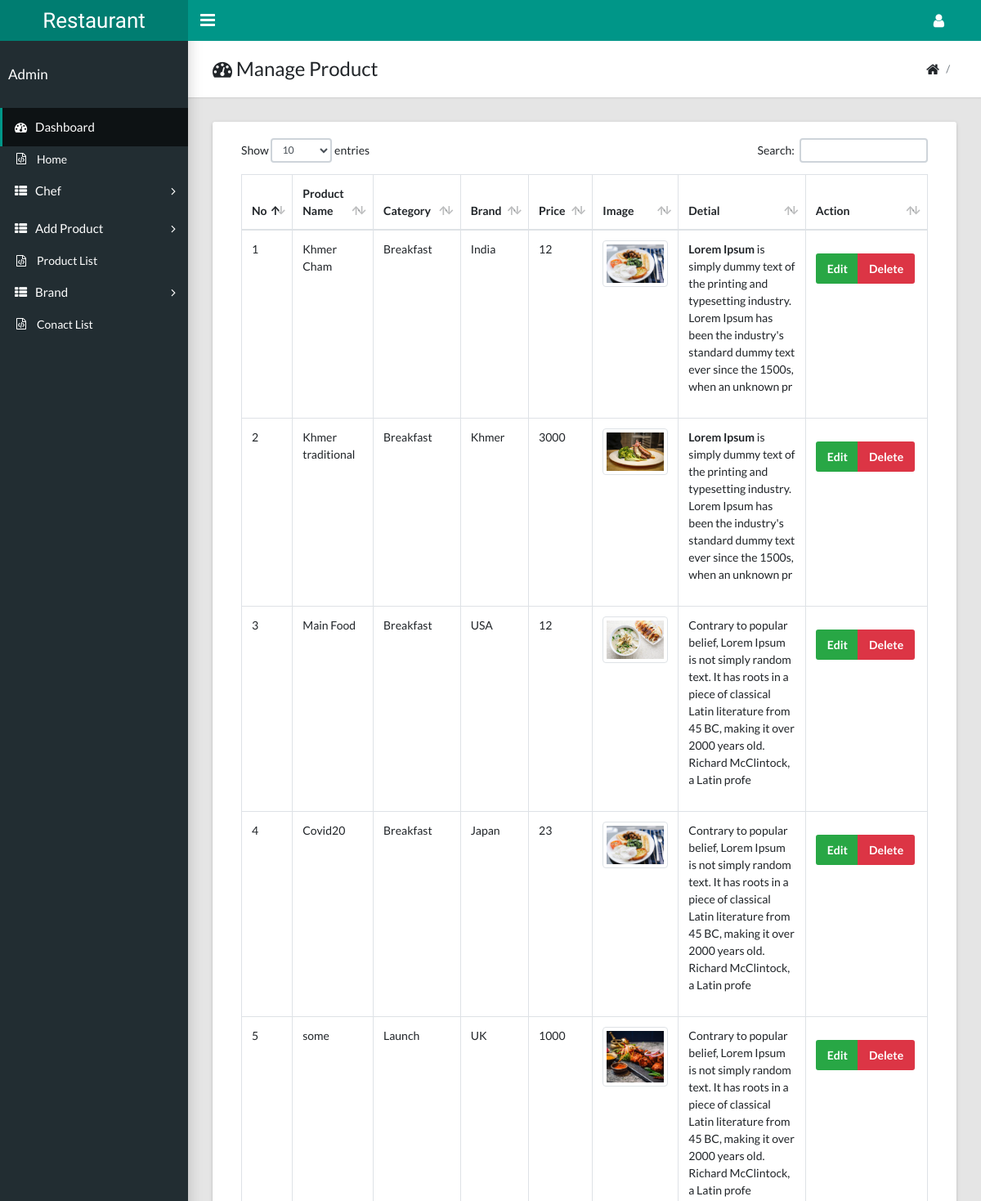
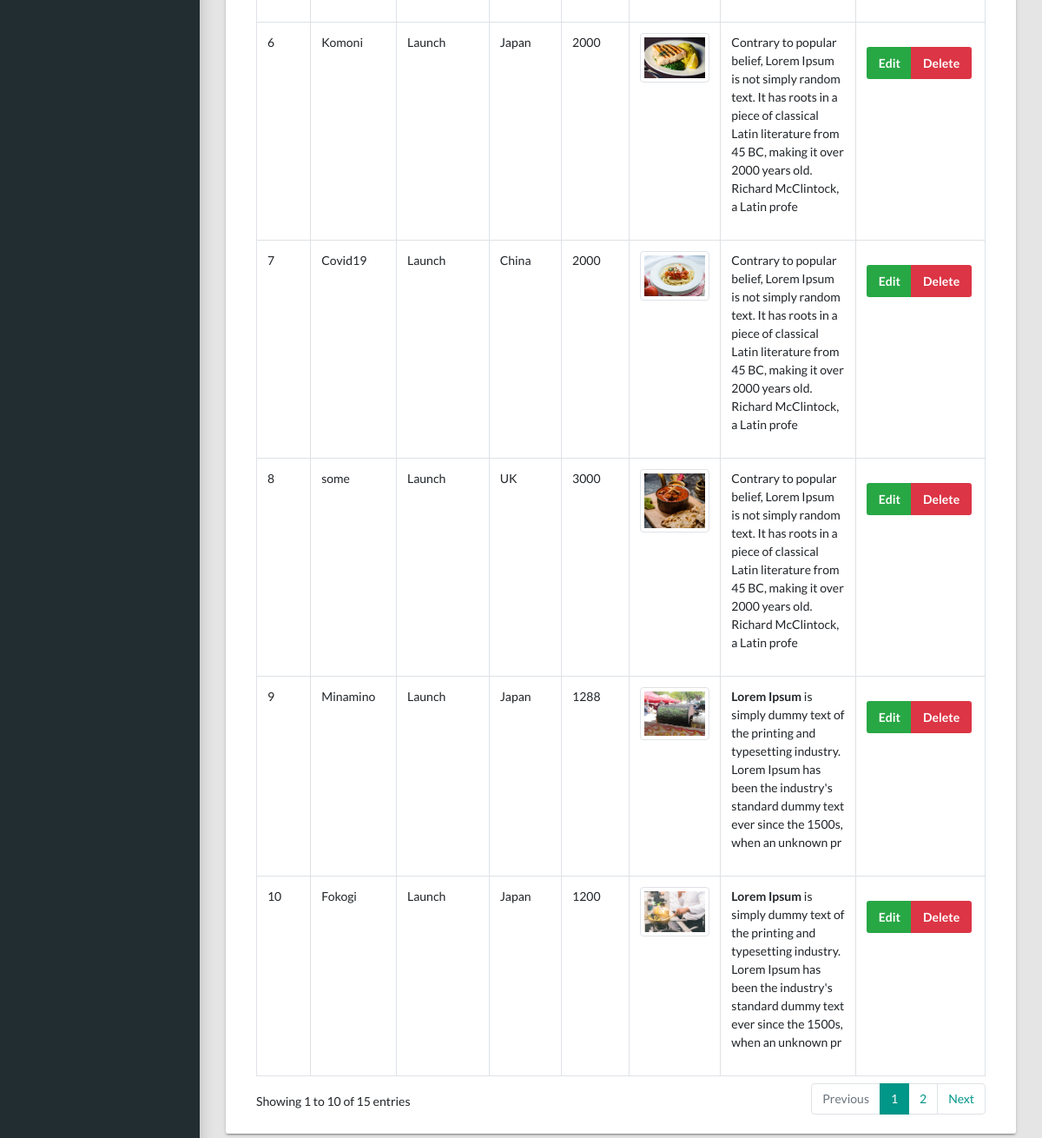
The page /backend/pages/manage_product.php (signed in) on the database its author committed (2 pictures, top to bottom).
### tables this page shows
CREATE TABLE `item` (
  `item_id` int(11) NOT NULL,
  `item_name` varchar(100) NOT NULL,
  `item_price` int(100) NOT NULL,
  `item_image` varchar(100) NOT NULL,
  `item_detail` varchar(200) NOT NULL,
  `cate_brand_id` int(11) NOT NULL
);

CREATE TABLE `category` (
  `cate_id` int(11) NOT NULL,
  `cate_name` varchar(110) NOT NULL
);

CREATE TABLE `brand` (
  `brand_id` int(11) NOT NULL,
  `brand_name` varchar(100) NOT NULL,
  `brand_logo` varchar(100) NOT NULL,
  `brand_order` int(11) NOT NULL
);

### backend/pages/manage_product.php (the view, shortened to what this page needs)
<?php
    include 'header.php';
    include 'sidebar.php';
?>
<main class="app-content">
      <div class="app-title">
        <div>
          <h1><i class="fa fa-dashboard"></i> Manage Product</h1>
        </div>
        <ul class="app-breadcrumb breadcrumb">
          <li class="breadcrumb-item"><i class="fa fa-home fa-lg"></i></li>
          <li class="breadcrumb-item"></li>
        </ul>
      </div>
      <div class="tile">
      <div class="container-fluid">
            <div class="tile-body">
              <div class="table-responsive">
                <table class="table table-hover table-bordered" id="sampleTable">
                  <thead>
                    <tr>
                      <th>No</th>
                      <th>Product Name</th>
                      <th>Category</th>
                      <th>Brand</th>
                      <th>Price</th>
                      <th>Image</th>
                      <th>Detial</th>
                      <th>Action</th>
                    </tr>
                  </thead>
                  <tbody>
                    <?php
                        $select_item="SELECT*FROM item
                        INNER JOIN cate_brand ON item.cate_brand_id=cate_brand.cate_brand_id
                        INNER JOIN category ON category.cate_id=cate_brand.cate_id
                        INNER JOIN brand ON brand.brand_id=cate_brand.brand_id
                        ";
                        $result=$conn->query($select_item);
                        $i=1;
                          while ($row=$result->fetch_assoc()) {
                            echo' <tr>
                            <td>'.$i.'</td>
                            <td>'.$row['item_name'].'</td>
                            <td>'.$row['cate_name'].'</td>
                            <td>'. $row['brand_name'].'</td>
                            <td>'.$row['item_price'].'</td>
                            <td class="text-center"><img  src="images/products/'.$row['item_image'].'" class="img-thumbnail" width="80" height="60"></td>
                            <td>'.$row['item_detail'].'</td>
                            <td>
                            <div class="btn-group mt-3">
                            <a href="add_product.php?get_product='.$row['item_id'].'&get_cate_id='.$row['cate_id'].'"  class="btn btn-success">Edit</a>
                            <button style="cursor:pointer;" class="btn btn-danger " data-href="manage_product.php?item_del_id='.$row['item_id'].'" data-toggle="modal" data-target="#confirm-delete">Delete</button>
                            </div>
                          </td>
                          </tr> ';
                          $i++;
                         }
                    ?>
                  </tbody>
                </table>
              </div>
    </main>
    <?php
     include 'footer.php';
    ?>

### rows shown on the page
item: item_name "Khmer Cham", category.cate_name "Breakfast", brand.brand_name "India", item_price "12", item_image (picture), item_detail "Lorem Ipsum is simply dummy text of the printing and typesetting industry. Lorem Ipsum has been the industry's standard dummy text ever since the 1500s, when an unknown pr"
item: item_name "Khmer traditional", category.cate_name "Breakfast", brand.brand_name "Khmer", item_price "3000", item_image (picture), item_detail "Lorem Ipsum is simply dummy text of the printing and typesetting industry. Lorem Ipsum has been the industry's standard dummy text ever since the 1500s, when an unknown pr"
item: item_name "Main Food", category.cate_name "Breakfast", brand.brand_name "USA", item_price "12", item_image (picture), item_detail "Contrary to popular belief, Lorem Ipsum is not simply random text. It has roots in a piece of classical Latin literature from 45 BC, making it over 2000 years old. Richard McClintock, a Latin profe"
item: item_name "Covid20", category.cate_name "Breakfast", brand.brand_name "Japan", item_price "23", item_image (picture), item_detail "Contrary to popular belief, Lorem Ipsum is not simply random text. It has roots in a piece of classical Latin literature from 45 BC, making it over 2000 years old. Richard McClintock, a Latin profe"
item: item_name "some", category.cate_name "Launch", brand.brand_name "UK", item_price "1000", item_image (picture), item_detail "Contrary to popular belief, Lorem Ipsum is not simply random text. It has roots in a piece of classical Latin literature from 45 BC, making it over 2000 years old. Richard McClintock, a Latin profe"
item: item_name "Komoni", category.cate_name "Launch", brand.brand_name "Japan", item_price "2000", item_image (picture), item_detail "Contrary to popular belief, Lorem Ipsum is not simply random text. It has roots in a piece of classical Latin literature from 45 BC, making it over 2000 years old. Richard McClintock, a Latin profe"
item: item_name "Covid19", category.cate_name "Launch", brand.brand_name "China", item_price "2000", item_image (picture), item_detail "Contrary to popular belief, Lorem Ipsum is not simply random text. It has roots in a piece of classical Latin literature from 45 BC, making it over 2000 years old. Richard McClintock, a Latin profe"
item: item_name "some", category.cate_name "Launch", brand.brand_name "UK", item_price "3000", item_image (picture), item_detail "Contrary to popular belief, Lorem Ipsum is not simply random text. It has roots in a piece of classical Latin literature from 45 BC, making it over 2000 years old. Richard McClintock, a Latin profe"
item: item_name "Minamino", category.cate_name "Launch", brand.brand_name "Japan", item_price "1288", item_image (picture), item_detail "Lorem Ipsum is simply dummy text of the printing and typesetting industry. Lorem Ipsum has been the industry's standard dummy text ever since the 1500s, when an unknown pr"
item: item_name "Fokogi", category.cate_name "Launch", brand.brand_name "Japan", item_price "1200", item_image (picture), item_detail "Lorem Ipsum is simply dummy text of the printing and typesetting industry. Lorem Ipsum has been the industry's standard dummy text ever since the 1500s, when an unknown pr"
